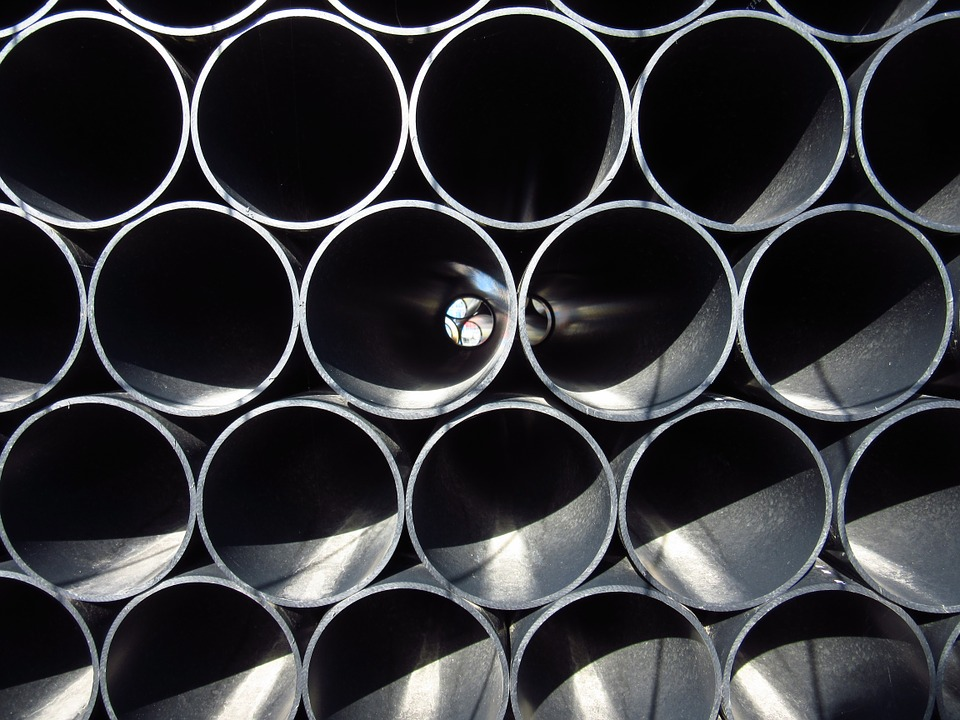
#> input picture Images/pipes.jpg, 960 x 720 px
$ python object_comparator.py
#> lines starting #> are read from the running program, lines starting #| are printed output that depends on the picture
import numpy as np
import cv2
from matplotlib import pyplot as plt

img1 = cv2.imread('Images/pipes.jpg',0) # queryImage
#> img1: shape (720, 960); min 0, max 255, mean 52.8
img2 = cv2.imread('Images/pipes.jpg',0) # trainImage

# Initiate SIFT detector
sift = cv2.ORB_create()

# find the keypoints and descriptors with SIFT
kp1, des1 = sift.detectAndCompute(img1,None)
#> kp1 = 500 keypoints; strongest (x, y, size): (446, 318, 31), (446, 319, 37.2), (447, 312, 31), (446, 320, 44.6)
kp2, des2 = sift.detectAndCompute(img2,None)
#> kp2 has the same summary as kp1

# BFMatcher with default params
bf = cv2.BFMatcher()
matches = bf.knnMatch(des1,des2, k=2)
#> matches = 500 matches

# Apply ratio test
good = []
for m,n in matches:
    if m.distance < 0.75*n.distance:
        good.append([m])
#> after the loop, good = 500 matches

# cv2.drawMatchesKnn expects list of lists as matches.
img3 = cv2.drawMatchesKnn(img1,kp1,img2,kp2,good,None,flags=2)
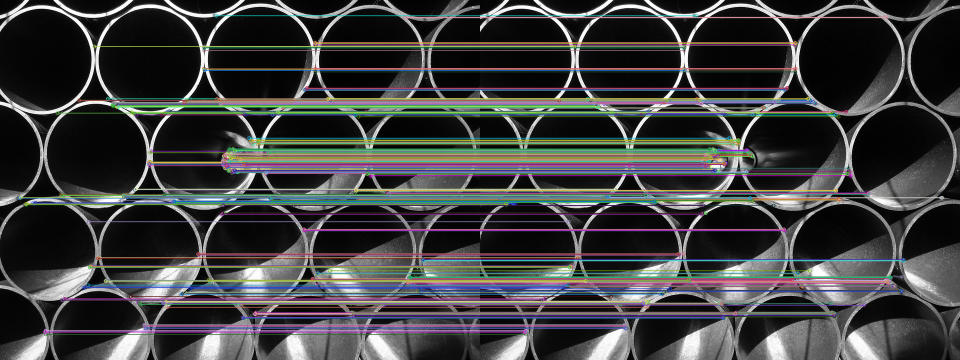
#> img3: shape (720, 1920, 3) (shown at 1/2 size); mean of channels 0, 1, 2 64.2, 64, 63.7; drawn as B, G, R
cv2.imwrite('Images/out.jpg',img3)
